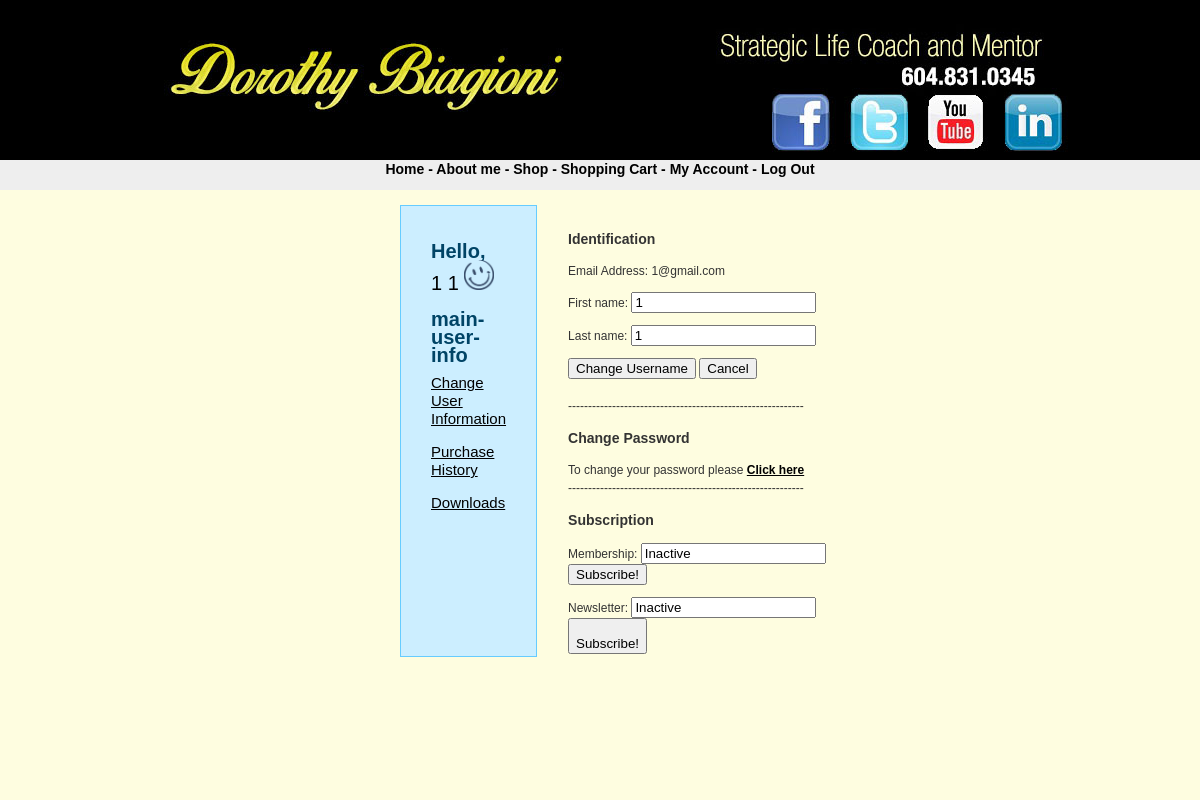
Page /src/final/myaccount.php (signed in) on the committed database.
### tables this page shows
CREATE TABLE IF NOT EXISTS `customers` (
  `id` int(11) NOT NULL AUTO_INCREMENT,
  `firstName` varchar(50) NOT NULL,
  `lastName` varchar(50) NOT NULL,
  `phone` varchar(20) NOT NULL,
  `email` varchar(150) NOT NULL,
  `password` varchar(50) NOT NULL,
  `membership` tinyint(4) NOT NULL,
  `newsletter` tinyint(4) NOT NULL,
  PRIMARY KEY (`id`),
  UNIQUE KEY `email` (`email`)
);

### src/final/myaccount.php (the view, shortened to what this page needs)
<?php
require("header.php");
require("config.php");
$usersql = "SELECT * From customers WHERE id = ". $_SESSION['SESS_USERID'];
$userres = mysqli_query($mysqli,$usersql) or die(mysqli_error($mysqli));
$userrow = mysqli_fetch_assoc($userres);
?>
<!DOCTYPE html>
<html>
<body>
<table style = "width:100%" border-collapse: collapse;>
<tr>
<td valign=top width="20%" bgcolor="#cceeff" style="padding:0px 30px 0px 30px; border:1px solid #66ccff;">
<br><br>
      <div style= "font-size: 20px; font-weight: bold; color: #004466;">
      <?php echo "Hello, ";?></div>
      <div style= "font-size: 20px; color: black;">
      <?php echo $userrow['firstName'];?><?php echo " ";?><?php echo $userrow['lastName'];?>
      <img src='./images/smile.png', alt="smile" width="30" height="30"></div>
      <br>
      <div style= "font-size: 20px; font-weight: bold; color: #004466;">main-user-info</div>
      <div style= "font-size: 15px; color: black;">
      <p><a href="myaccount.php"><u>Change User Information</u></a></p>
      <p><a href="history.php"><u>Purchase History</u></a></p>
      <p><a href="myaccount.php"><u>Downloads</u></a></p>
      </div>
</td>
<td style="width:80%">
<div style= "position: relative; top:10px; left:30px;">
<form name="myForm" action="" method="post">
<h3>Identification</h3>
<p>Email Address: <?php echo $userrow['email'];?> </p>
<p>First name: <input type="text" name="field_username1" id="field_username1" title="Firstname must not be blank and contain only letters, numbers and underscores." required pattern="\w+"
value= "<?php echo $userrow['firstName'];?>"/></p>
<P>Last name: <input type="text" name="field_username2" id="field_username2" title="Lastname must not be blank and contain only letters, numbers and underscores." required pattern="\w+"
value= "<?php echo $userrow['lastName'];?>"/></p>
<input type="submit" name="submit_iden" value="Change Username"/>
<button type="cancel">Cancel</button>
<br>
<br>-----------------------------------------------------------<br />
<h3>Change Password</h3>
<p>To change your password please <text><a href="change_password.php"><u><b>Click here</b></u></a></text>
<br>-----------------------------------------------------------<br />
<h3>Subscription</h3>
<p>Membership: <input type="text" name="membership" id="membership"
value= "<?php
if ($userrow['membership']==0)
	echo "Inactive";
else
	echo "Active";
?>"/>
<input type="submit" name="submit_mem" value="<?php
if ($userrow['membership']==0)
	echo "Subscribe!";
else
	echo "Cancel Subscription";
?>"/></p>
<p>Newsletter: <input type="text" name="newsletter" id="newsletter"
value= "<?php
if ($userrow['newsletter']==0)
	echo "Inactive";
else
	echo "Active";
?>"/>
<input type="submit" name="submit_news" value="
<?php
if ($userrow['newsletter']==0)
	echo "Subscribe!";
else
	echo "Cancel Subscription";
?>"/></p>
</form>
</div>
</div>
</body>
</html>

### src/final/css/stylesheet.css (style rules this page uses)
body { font-family: "trebuchet ms", verdana, sans-serif; font-size: 12px; line-height: 1.5em; color: #333; background: #FEFDE0; margin: 0; padding: 0; text-align: center; width: 100%; }
p { margin-top: 10px; }
a:link { text-decoration: none; color: #000; }
img { border: 0; }

### src/final/myaccount.php (style rules this page uses)
table { border-spacing: 0px; }

### rows in the picture
customers: firstName "1", lastName "1", email "1@gmail.com", field_username1 "1", field_username2 "1", membership "Inactive", submit_mem "Subscribe!", newsletter "Inactive", submit_news "Subscribe!"
